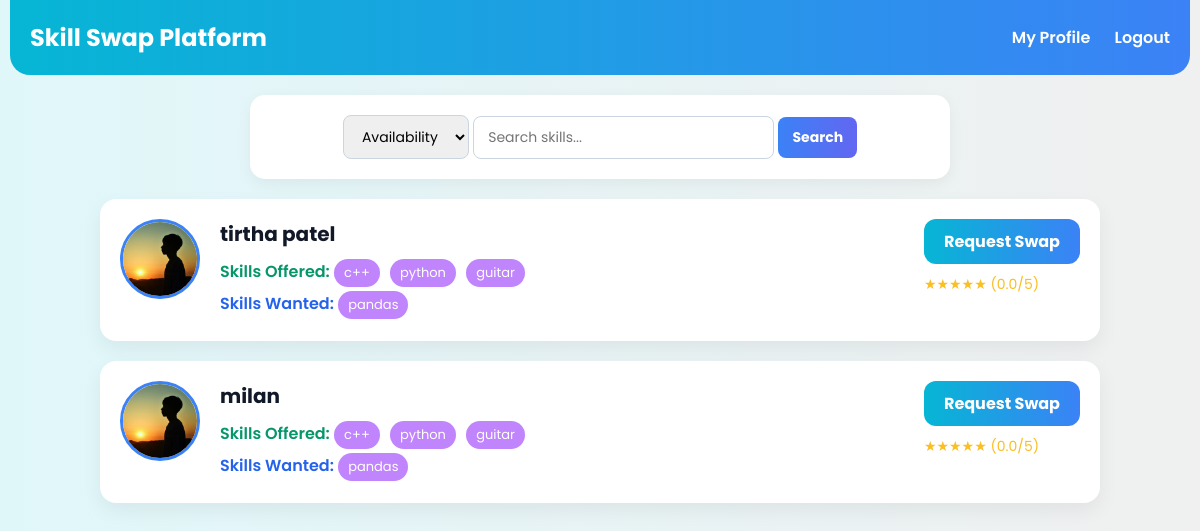
Screenshot of / (signed in) with the database file from the repository.
### app.py (models this page shows)
class User(db.Model):
    id = db.Column(db.Integer, primary_key=True)
    email = db.Column(db.String(120), unique=True, nullable=False)
    password = db.Column(db.String(200), nullable=False)
    name = db.Column(db.String(100), nullable=False)
    skills_offered = db.Column(db.String(200), nullable=False)
    skills_wanted = db.Column(db.String(200), nullable=False)
    rating = db.Column(db.Float, default=0.0)
    photo_filename = db.Column(db.String(120), nullable=True)

### app.py (the view)
@app.route('/')
def home():
    query = request.args.get('q', '')
    availability = request.args.get('availability', '')
    users = User.query
    if query:
        users = users.filter(User.skills_offered.like(f'%{query}%'))
    return render_template('home.html', users=users.all())

### templates/home.html (shortened to what this page needs)
<!DOCTYPE html>
<html lang="en">
<head>
</head>
<body>
  <header class="top-bar">
    <h2>Skill Swap Platform</h2>
    <nav>
      {% if 'user_id' in session %}
        <a href="/profile">My Profile</a>
        <a href="/logout">Logout</a>
      {% else %}
        <a href="/login">Login</a>
        <a href="/signup">Sign Up</a>
      {% endif %}
    </nav>
  </header>
  <section class="search-bar">
    <form method="GET" action="/">
      <select name="availability">
        <option value="">Availability</option>
      </select>
      <input type="text" name="q" placeholder="Search skills..." value="{{ request.args.get('q', '') }}">
      <button type="submit">Search</button>
    </form>
  </section>
  <section class="card-list">
    {% if users %}
      {% for user in users %}
        {% if 'user_id' in session and user.id != session['user_id'] or 'user_id' not in session %}
        <div class="user-card">
          <div class="left">
            <img src="{{ url_for('static', filename='uploads/' + (user.photo_filename or 'profile.png')) }}" class="pfp" alt="{{ user.name }}">
          </div>
          <div class="middle">
            <h3>{{ user.name }}</h3>
            <p><span class="green">Skills Offered:</span>
              {% for skill in user.skills_offered.split(',') %}
                <span class="tag">{{ skill.strip() }}</span>
              {% endfor %}
            </p>
            <p><span class="blue">Skills Wanted:</span>
              {% for skill in user.skills_wanted.split(',') %}
                <span class="tag">{{ skill.strip() }}</span>
              {% endfor %}
            </p>
          </div>
          <div class="right">
            {% if 'user_id' in session %}
              <a href="{{ url_for('request_skill', user_id=user.id) }}" class="req-btn">Request Swap</a>
            {% else %}
              <a href="/login" class="req-btn">Login to Request</a>
            {% endif %}
            <div class="rating-container">
              <span class="stars">★★★★★</span>
              <span class="rating">({{ user.rating }}/5)</span>
            </div>
          </div>
        </div>
        {% endif %}
      {% endfor %}
    {% else %}
      <div class="no-results">
        <p>No users found matching your search.</p>
        <a href="/" class="clear-search">Clear search filters</a>
      </div>
    {% endif %}
  </section>
</body>
</html>

### templates/home.html (style rules this page uses)
* { margin: 0; padding: 0; box-sizing: border-box; font-family: 'Poppins', sans-serif; }
body { background: linear-gradient(to right, #e0f7fa, #f0f0f0); color: #1f2937; padding: 0 10px; }
header.top-bar { background: linear-gradient(to right, #06b6d4, #3b82f6); color: #fff; padding: 20px; border-radius: 0 0 20px 20px; display: flex; justify-content: space-between; align-items: center; flex-wrap: wrap; }
header h2 { font-size: 24px; }
header nav a { color: white; margin-left: 20px; text-decoration: none; font-weight: 600; transition: color 0.3s; }
.search-bar { background: #ffffff; padding: 20px; margin: 20px auto; border-radius: 15px; box-shadow: 0 5px 15px rgba(0, 0, 0, 0.05); max-width: 700px; display: flex; flex-wrap: wrap; gap: 10px; justify-content: center; }
.search-bar select, .search-bar input[type="text"], .search-bar button { padding: 10px 14px; border: 1px solid #cbd5e1; border-radius: 8px; font-size: 14px; }
.search-bar button { background: linear-gradient(to right, #3b82f6, #6366f1); color: white; border: none; font-weight: bold; cursor: pointer; transition: background 0.3s ease; }
.card-list { display: flex; flex-direction: column; gap: 20px; max-width: 1000px; margin: 0 auto 40px; }
.user-card { display: flex; justify-content: space-between; align-items: flex-start; background: #ffffff; padding: 20px; border-radius: 16px; box-shadow: 0 8px 20px rgba(0, 0, 0, 0.06); flex-wrap: wrap; gap: 20px; }
.user-card .left img.pfp { width: 80px; height: 80px; border-radius: 50%; object-fit: cover; border: 3px solid #3b82f6; }
.user-card .middle { flex: 1; }
.user-card h3 { font-size: 20px; color: #111827; margin-bottom: 8px; }
.tag { display: inline-block; background: #c084fc; color: white; padding: 4px 10px; border-radius: 20px; margin: 2px 6px 2px 0; font-size: 13px; }
.green { color: #059669; font-weight: 600; }
.blue { color: #2563eb; font-weight: 600; }
.req-btn { display: inline-block; padding: 10px 20px; background: linear-gradient(to right, #06b6d4, #3b82f6); color: white; font-weight: bold; border-radius: 12px; text-decoration: none; transition: background 0.3s ease, transform 0.2s ease; }
.rating-container { margin-top: 10px; font-size: 14px; color: #fbbf24; }

### rows the page displays
User: photo_filename (picture), name "tirtha patel", strip "c++" "python" "guitar", strip "pandas", rating "0.0"
User: photo_filename+name (picture), name "milan", strip "c++" "python" "guitar", strip "pandas", rating "0.0"
